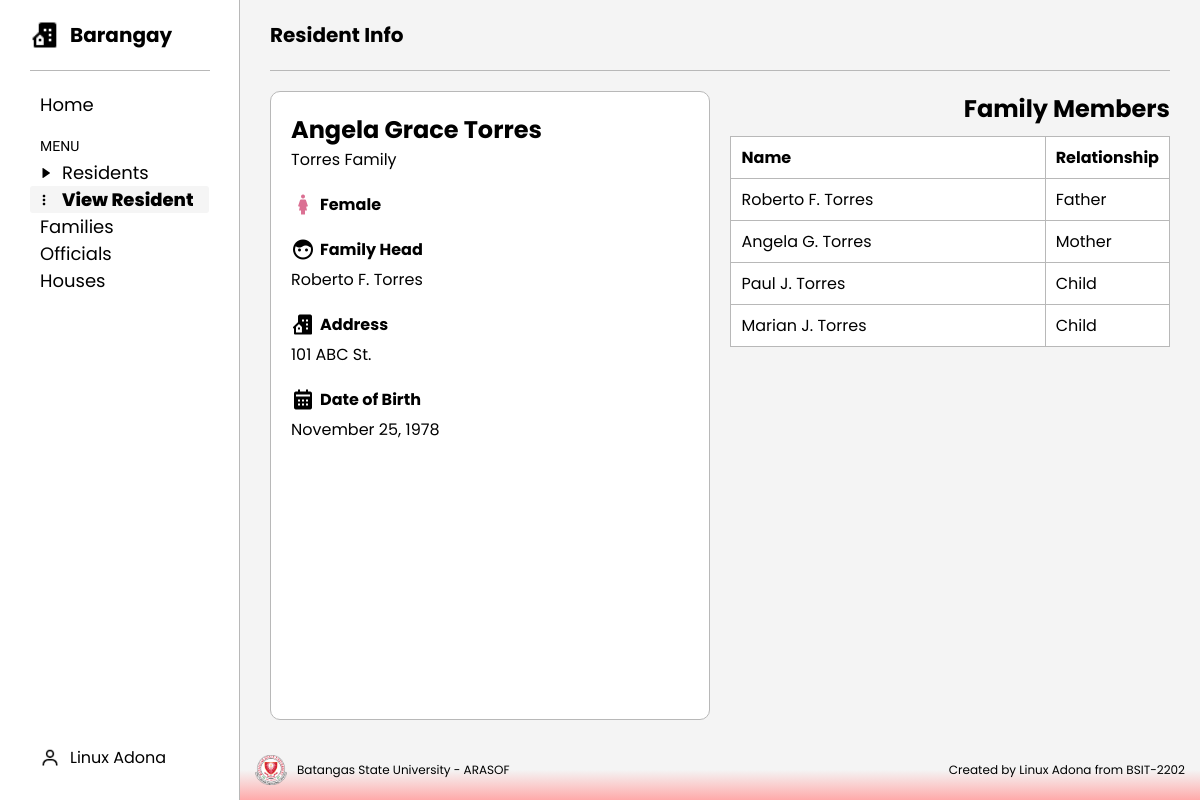
Screenshot of /residents-page/view_resident.php?id=61 with the database file from the repository.
### tables this page shows
CREATE TABLE `resident` (
  `resident_id` int(11) NOT NULL,
  `first_name` varchar(50) DEFAULT NULL,
  `middle_name` varchar(50) DEFAULT NULL,
  `last_name` varchar(50) DEFAULT NULL,
  `gender` enum('Male','Female') DEFAULT NULL,
  `date_of_birth` date DEFAULT NULL,
  `address_id` int(11) DEFAULT NULL,
  `family_head` tinyint(1) DEFAULT NULL,
  `family_id` int(11) DEFAULT NULL
);

CREATE TABLE `family` (
  `family_id` int(11) NOT NULL,
  `family_name` varchar(100) DEFAULT NULL,
  `address_id` int(11) DEFAULT NULL,
  `family_head_id` int(11) DEFAULT NULL
);

CREATE TABLE `address` (
  `address_id` int(11) NOT NULL,
  `house_number` varchar(20) DEFAULT NULL,
  `street` varchar(100) DEFAULT NULL,
  `barangay_id` int(11) DEFAULT NULL
);

### residents-page/view_resident.php (the view, shortened to what this page needs)
<?php include "../brgy_management/db.php"; ?>
<?php include "../brgy_management/tables/residents_info/resident_details.php"; ?>
<?php include "../brgy_management/tables/residents_info/resident_family.php"; ?>
<!DOCTYPE html>
<html lang="en">
<head>
    <link rel="stylesheet" href="../styles/residents/info.css">
    <link rel="stylesheet" href="../styles/style.css">
    <link href='https://unpkg.com/boxicons@2.1.4/css/boxicons.min.css' rel='stylesheet'>
</head>
<body>
    <?php
    $resident_id = isset($_GET['id']) ? $_GET['id'] : 0;
    $resident = getResidentDetails($conn, $resident_id);
    ?>
    <div class="sidebar">
        <div class="brgy-logo">
            <img />
            <h2>Barangay</h2>
        </div>
        <div class="nav">
            <ul>
                <li><a href="../index.php">Home</a></li>
            </ul>
            <ul>
                <div class="seperator">MENU</div>
                <div class="menu">
                    <li>
                        <img />
                        <a href="residents.php">Residents</a>
                    </li>
                    <li class="active">
                        <i class='bx bx-dots-vertical-rounded'></i>
                        <?php
                        $resident_id = isset($_GET["id"]) ? $_GET["id"] : 0;
                        echo "<a href='view_resident.php?id=" . $resident_id . "'>View Resident</a>";
                        ?>
                    </li>
                    <li>
                        <a href="../families-page/families.php">Families</a>
                    </li>
                    <li>
                        <a href="../officials-page/officials.php">Officials</a>
                    </li>
                    <li>
                        <a href="../houses-page/houses.php">Houses</a>
                    </li>
                </div>
            </ul>
        </div>
        <div class="session">
            <div class="user">
                <a href="https://www.facebook.com/Linux.Sale.Adona">
                    <img />
                    <p>Linux Adona</p>
                </a>
            </div>
        </div>
    </div>
    <div class="main">
        <header>
            <h2>Resident Info</h2>
        </header>
        <div class="content">
            <div class="left-bx">
                <div class="resident-bx">
                    <h2>
                        <?php echo $resident ? $resident['first_name'] . " " . $resident['middle_name'] . " " . $resident['last_name'] : "Resident not found."; ?>
                    </h2>
                    <p><?php echo getFamilyName($conn, $resident['family_id'] ?? 0); ?> Family</p>
                </div>
                <div class="resident-info-bx">
                    <div class="info-bx">
                        <?php echo getGender($conn, $resident_id ?? 0); ?>
                        <h4><?php echo $resident['gender'] ?? "N/A"; ?></h4>
                    </div>
                    <div class="info-bx">
                        <i class='bx bxs-face'></i>
                        <h4>Family Head</h4>
                    </div>
                    <p><?php echo getFamilyHead($conn, $resident['family_id'] ?? 0) ?></p>
                    <div class="info-bx">
                        <i class='bx bxs-building-house'></i>
                        <h4>Address</h4>
                    </div>
                    <p><?php echo isset($resident) ? $resident['house_number'] . " " . $resident['street'] : 'N/A'; ?></p>
                    <div class="info-bx">
                        <i class='bx bxs-calendar'></i>
                        <h4>Date of Birth</h4>
                    </div>
                    <p><?php echo isset($resident['date_of_birth']) ? date("F j, Y", strtotime($resident['date_of_birth'])) : 'N/A'; ?></p>
                </div>
            </div>
            <div class="right-bx">
                <h2>Family Members</h2>
                <table>
                    <thead>
                        <tr>
                            <th>Name</th>
                            <th>Relationship</th>
                        </tr>
                    </thead>
                    <tbody>
                        <?php echo loadFamilyMembers($conn, $resident['family_id'] ?? 0); ?>
                    </tbody>
                </table>
            </div>
        </div>
        <footer>
            <div class="bsu-logo">
                <img src="../imgs/Batangas_State_Logo.png">
                <p>Batangas State University - ARASOF</p>
            </div>
            <p>Created by Linux Adona from BSIT-2202</p>
        </footer>
    </div>
</body>
</html>

### brgy_management/tables/residents_info/resident_family.php
<?php
function loadFamilyMembers($conn, $family_id)
{
    $sql = "SELECT r.first_name, r.middle_name, r.last_name, r.resident_id,
                   CASE
                       WHEN rel.father_id = r.resident_id THEN 'Father'
                       WHEN rel.mother_id = r.resident_id THEN 'Mother'
                       WHEN rel.child_id = r.resident_id THEN 'Child'
                       ELSE 'Sibling'
                   END AS relationship
            FROM resident r
            JOIN relationships rel ON r.family_id = rel.family_id
            WHERE r.family_id = ? AND (rel.father_id = r.resident_id OR rel.mother_id = r.resident_id OR rel.child_id = r.resident_id)";
    $stmt = $conn->prepare($sql);
    $stmt->bind_param("i", $family_id);
    $stmt->execute();
    $result = $stmt->get_result();
    $output = "";
    if ($result->num_rows > 0) {
        while ($row = $result->fetch_assoc()) {
            $output .= "<tr>
                        <td><a href='view_resident.php?id=" . $row['resident_id'] . "'>" . $row['first_name'] . " " . substr($row['middle_name'], 0, 1) . ". " . $row['last_name'] . "</a></td>
                        <td>" . $row['relationship'] . "</td>
                    </tr>";
        }
    } else {
        $output .= "<tr><td colspan='2'>No Family Members found.</td></tr>";
    }
    return $output;
}

### styles/residents/info.css (style rules this page uses)
.content { margin: 20px 30px; display: flex; gap: 20px; justify-content: space-between; }
.left-bx { justify-content: center; align-items: center; background-color: #fff; padding: 20px; border: 1px solid #b8b8b8; border-radius: 10px; width: 50%; }
.right-bx { display: flex; flex-direction: column; gap: 10px; text-align: right; width: 50%; height: calc(100vh - 171px); }
.info-bx { margin: 20px 0 5px 0; display: flex; align-items: center; gap: 5px; }
.info-bx i { font-size: 24px; }
table { width: 100%; border-collapse: collapse; border: 1px solid #b8b8b8; }
table, th, td { border: 1px solid #ddd; }
th, td { padding: 8px 10px; text-align: left; background-color: #fff; border: 1px solid #b8b8b8; }
td { white-space: nowrap; }
td a { text-decoration: none; color: inherit; transition: all 0.3 ease; }
th:nth-child(1), td:nth-child(1) { width: auto; }
th:nth-child(2), td:nth-child(2) { width: 1%; }

### styles/style.css (style rules this page uses)
* { margin: 0; padding: 0; box-sizing: border-box; font-family: 'Poppins', sans-serif; }
body { height: 100vh; background: #f4f4f4; overflow: auto; }
.sidebar { position: fixed; display: flex; flex-direction: column; align-items: flex-start; width: 240px; height: 100vh; border-right: 1px solid #b8b8b8; background-color: #fff; z-index: 1000; }
.brgy-logo { display: flex; padding: 20px 0; align-items: center; margin: 0 30px; gap: 10px; width: 180px; border-bottom: 1px solid #b8b8b8; }
.brgy-logo img { height: 30px; }
.brgy-logo h2 { font-size: 20px; }
.nav { width: 100%; padding: 20px 30px; }
.nav ul li { display: flex; list-style: none; align-items: center; border-radius: 3px; }
.nav ul li img { height: 12px; padding-left: 10px; }
.nav ul li a { width: 100%; }
.nav a { display: flex; flex-direction: column; text-decoration: none; font-size: 18px; color: inherit; gap: 10px; padding: 0 10px; border-radius: 3px; }
.nav .seperator { font-size: 14px; font-family: 'Lexend Giga', sans-serif; margin-top: 20px; margin-bottom: 5px; }
.active { font-weight: 800; background-color: #f5f5f5; }
.active i { margin-left: 6px; }
.seperator { padding-left: 10px; }
.menu li { list-style: none; display: flex; align-items: center; border-radius: 3px; }
.menu li a { width: 100%; }
.menu img { height: 12px; padding-left: 10px; }
.session { display: flex; justify-content: space-between; align-items: center; width: 100%; margin-top: auto; padding: 20px 30px; gap: 10px; }
.user { display: flex; align-items: center; padding: 10px; gap: 10px; border-radius: 4px; cursor: pointer; }
.user a { text-decoration: none; display: flex; color: inherit; gap: 10px; align-items: center; }
.session .user p { font-size: 16px; }
.user img { height: 20px; }
.main { margin-left: 240px; display: flex; flex-direction: column; min-height: 100vh; }
header { display: flex; position: static; padding: 20px 0; margin: 0 30px; justify-content: space-between; border-bottom: 1px solid #b8b8b8; }
header h2 { font-size: 20px; }
footer { margin-top: auto; padding: 15px; font-size: 12px; display: flex; justify-content: space-between; background: linear-gradient(to top, #ffaaaa, #f4f4f4, #f4f4f4); align-items: center; }
.bsu-logo { display: flex; align-items: center; gap: 10px; }
.bsu-logo img { height: 30px; }

### rows the page displays
resident: first_name "Angela", middle_name "Grace", last_name "Torres", family.family_name "Torres", gender "Female", address.house_number "101", address.street "ABC St.", date_of_birth "November 25, 1978", middle_name "G", relationship "Mother"
resident: first_name "Roberto", middle_name "F", last_name "Torres", relationship "Father"
resident: first_name "Paul", middle_name "J", last_name "Torres", relationship "Child"
resident: first_name "Marian", middle_name "J", last_name "Torres", relationship "Child"

### other values shown
getFamilyHead($conn, $resident['family_id'] ?? 0) "Roberto F. Torres"
